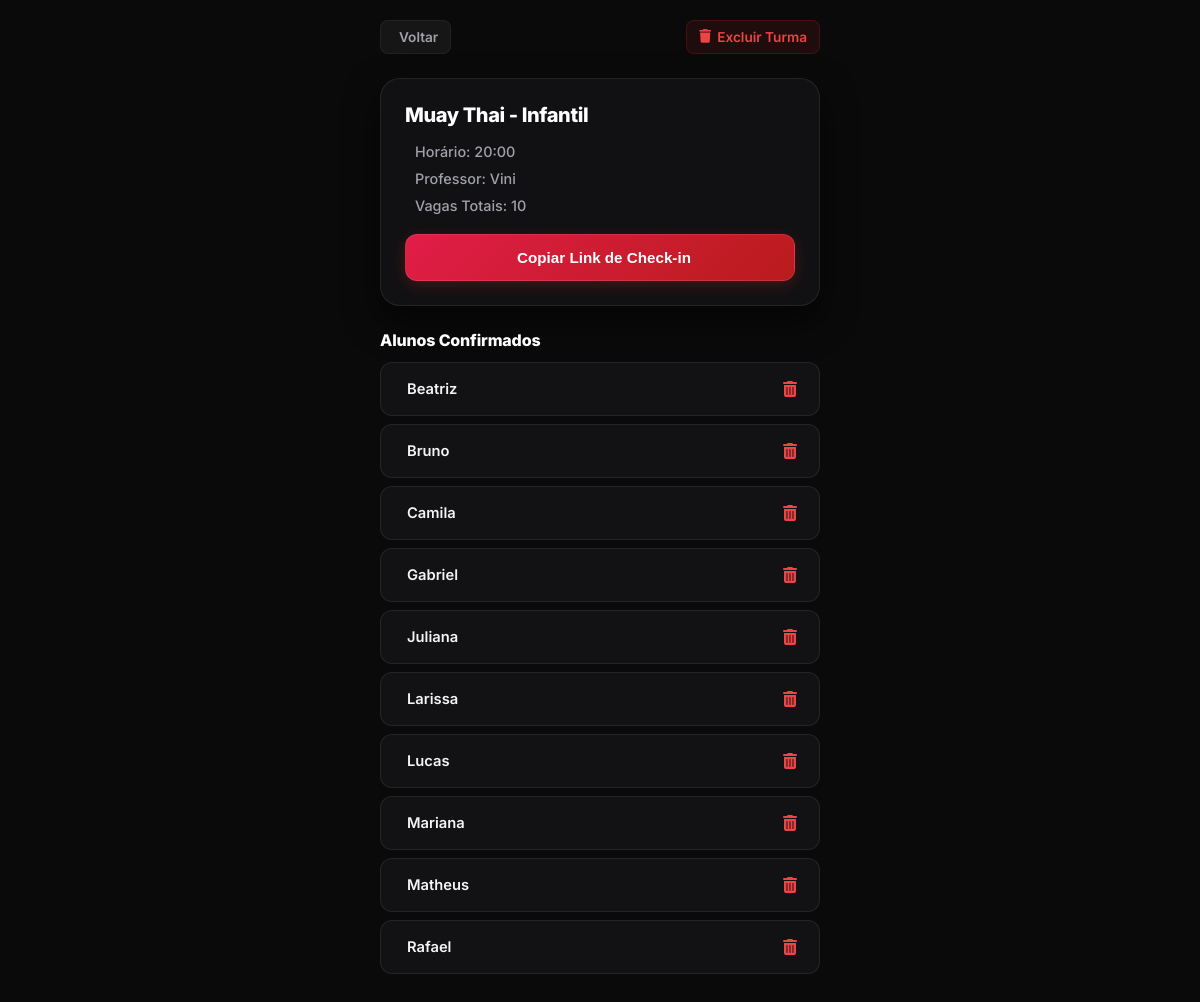
Screenshot of /gerenciar/7 (signed in) with the database file from the repository.
### tables this page shows
CREATE TABLE turmas (
                id INTEGER PRIMARY KEY AUTOINCREMENT, 
                nome TEXT NOT NULL, 
                horario TEXT NOT NULL, 
                professor TEXT NOT NULL, 
                vagas_totais INTEGER NOT NULL,
                treinador_id INTEGER,
                criado_em DATETIME DEFAULT CURRENT_TIMESTAMP,
                tempo_limite_minutos INTEGER DEFAULT 60,
                FOREIGN KEY (treinador_id) REFERENCES treinadores (id) ON DELETE CASCADE
            );

CREATE TABLE alunos (
                id INTEGER PRIMARY KEY AUTOINCREMENT, 
                nome_completo TEXT UNIQUE NOT NULL, 
                presencas INTEGER DEFAULT 0
            );

### app.py (the view)
@app.route('/gerenciar/<int:id>')
def gerenciar(id):
    if 'treinador_id' not in session: return redirect(url_for('login'))
    conn = get_db_connection()
    try:
        turma = conn.execute('SELECT * FROM turmas WHERE id = ?', (id,)).fetchone()
        if not turma:
            return redirect(url_for('dashboard'))
        alunos = conn.execute('SELECT a.id, a.nome_completo FROM alunos a JOIN alunos_turma at ON a.id = at.aluno_id WHERE at.turma_id = ? ORDER BY a.nome_completo ASC', (id,)).fetchall()
    finally:
        conn.close()
    return render_template('gerenciar.html', turma=turma, alunos=alunos)

### app.py (called while the page is built)
def get_db_connection():
    conn = sqlite3.connect(DB_PATH)
    conn.row_factory = sqlite3.Row
    conn.execute('PRAGMA foreign_keys = ON')
    return conn

### templates/gerenciar.html (shortened to what this page needs)
<!DOCTYPE html>
<html lang="pt-BR">
<head>
    <link rel="stylesheet" href="https://cdnjs.cloudflare.com/ajax/libs/font-awesome/6.4.0/css/all.min.css">
</head>
<body>
    <div class="container">
        <div class="header-top">
            <a href="{{ url_for('dashboard') }}" class="voltar"> Voltar</a>
            <a href="{{ url_for('excluir_aula', id=turma.id) }}" class="btn-excluir-turma" onclick="return confirm('Deseja realmente excluir esta turma?')">
                <i class="fa-solid fa-trash"></i> Excluir Turma
            </a>
        </div>
        <div class="card">
            <h1>{{ turma.nome }}</h1>
            <p> Horário: {{ turma.horario }}</p>
            <p> Professor: {{ turma.professor }}</p>
            <p> Vagas Totais: {{ turma.vagas_totais }}</p>
            <button onclick="copiarLinkCheckin()" class="btn-copiar">
                 Copiar Link de Check-in
            </button>
        </div>
        <h3 class="section-title">Alunos Confirmados</h3>
        {% if alunos %}
            <div>
                {% for aluno in alunos %}
                <div class="aluno-item">
                    <div class="aluno-info">
                        {{ aluno.nome_completo }}
                    </div>
                    <a href="{{ url_for('remover_checkin', aula_id=turma.id, aluno_id=aluno.id) }}" class="btn-remover" title="Remover presença">
                        <i class="fa-solid fa-trash-can" style="color: #ef4444; font-size: 1rem;"></i>
                    </a>
                </div>
                {% endfor %}
            </div>
        {% else %}
            <p class="sem-alunos">Nenhum aluno realizou check-in nesta aula ainda.</p>
        {% endif %}
    </div>
</body>
</html>

### templates/gerenciar.html (style rules this page uses)
h1, h2, h3, h4, h5, span, p, strong, a, div, label { font-family: 'Inter', sans-serif !important; }
:root { --bg-dark: #0a0a0a; --card-bg: rgba(18, 18, 21, 0.95); --item-bg: #121215; --border-color: rgba(255, 255, 255, 0.08); --text-main: #ffffff; --text-muted: #a1a1aa; --primary: #dc2626; --primary-hover: #ef4444; --accent-gold: #eab308; --success: #10b981; }
body { background: var(--bg-dark); color: var(--text-main); margin: 0; padding: 20px; display: flex; justify-content: center; min-height: 100vh; box-sizing: border-box; -webkit-tap-highlight-color: transparent; }
.container { width: 100%; max-width: 440px; margin: 0 auto; }
.header-top { display: flex; justify-content: space-between; align-items: center; margin-bottom: 24px; }
.voltar { display: inline-flex; align-items: center; justify-content: center; gap: 6px; color: var(--text-muted); text-decoration: none; font-size: 0.85rem; font-weight: 600; background: rgba(255, 255, 255, 0.05); padding: 8px 12px; border-radius: 8px; transition: all 0.2s; border: 1px solid rgba(255, 255, 255, 0.05); }
.btn-excluir-turma { display: inline-flex; align-items: center; justify-content: center; gap: 6px; color: #ef4444; text-decoration: none; font-size: 0.85rem; font-weight: 600; background: rgba(220, 38, 38, 0.1); padding: 8px 12px; border-radius: 8px; transition: all 0.2s; border: 1px solid rgba(220, 38, 38, 0.2); }
.card { background: var(--card-bg); border-radius: 20px; padding: 24px; border: 1px solid var(--border-color); margin-bottom: 24px; box-shadow: 0 15px 35px rgba(0, 0, 0, 0.6); }
.card h1 { font-size: 1.25rem; font-weight: 800; margin: 0 0 16px 0; letter-spacing: -0.02em; color: #ffffff; }
.card p { display: flex; align-items: center; gap: 10px; color: var(--text-muted); font-size: 0.9rem; margin: 0 0 10px 0; font-weight: 500; }
.btn-copiar { background: linear-gradient(135deg, #e11d48, #b91c1c); color: white; border: 1px solid rgba(255, 255, 255, 0.1); width: 100%; padding: 14px; border-radius: 12px; font-weight: 800; cursor: pointer; display: flex; align-items: center; justify-content: center; gap: 8px; margin-top: 20px; transition: all 0.3s ease; box-shadow: 0 4px 15px rgba(220, 38, 38, 0.25); font-size: 0.95rem; }
.section-title { font-size: 1rem; font-weight: 800; margin: 0 0 12px 0; letter-spacing: -0.01em; color: #ffffff; }
.aluno-item { background: var(--item-bg); padding: 12px 16px; border-radius: 12px; margin-bottom: 8px; border: 1px solid var(--border-color); display: flex; align-items: center; justify-content: space-between; transition: border-color 0.2s; }
.aluno-info { display: flex; align-items: center; gap: 10px; font-weight: 600; font-size: 0.92rem; color: #f4f4f5; }
.btn-remover { background: none; border: none; cursor: pointer; padding: 6px; display: flex; align-items: center; justify-content: center; border-radius: 6px; transition: background 0.2s; }

### rows the page displays
turmas: nome "Muay Thai - Infantil", horario "20:00", professor "Vini", vagas_totais "10"
alunos: nome_completo "Beatriz"
alunos: nome_completo "Bruno"
alunos: nome_completo "Camila"
alunos: nome_completo "Gabriel"
alunos: nome_completo "Juliana"
alunos: nome_completo "Larissa"
alunos: nome_completo "Lucas"
alunos: nome_completo "Mariana"
alunos: nome_completo "Matheus"
alunos: nome_completo "Rafael"
